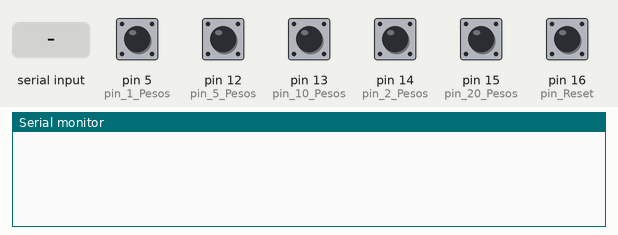
The sketch below on a simulated Arduino Uno, built with avr-gcc and run on an emulated ATmega328P. On the bench: the last lines printed to the serial monitor. The inputs (shaded band) are chosen by the test bench; at power-on: pin 5 (pin_1_Pesos), pin 12 (pin_5_Pesos), pin 13 (pin_10_Pesos), pin 14 (pin_2_Pesos), pin 15 (pin_20_Pesos), pin 16 (pin_Reset) HIGH.

Above: at 1.2 s.
1.3 s: pin 16 (pin_Reset) pulled LOW for 0.15 s
At 2.5 s:
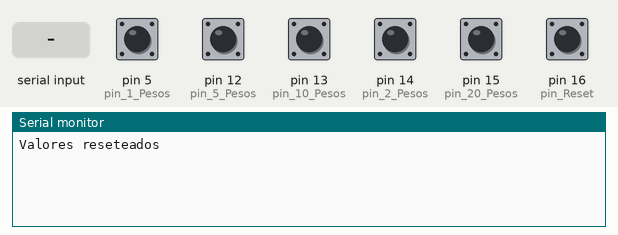
2.9 s: "a" received over Serial
At 4.3 s:
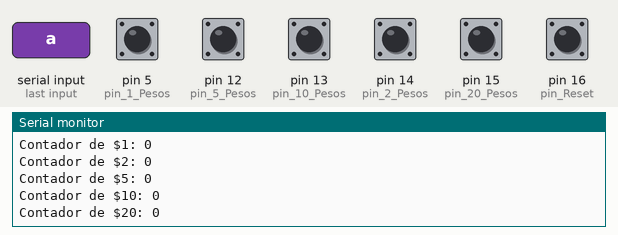
Timing chart, 0 to 5.9 s (numbered marks = the images above; inputs shaded):
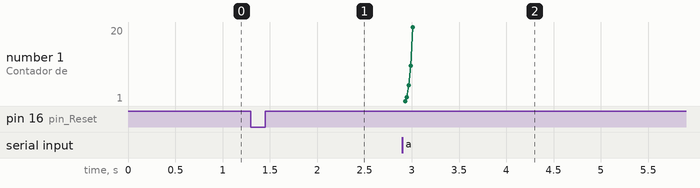

The sketch:

Source-Cointable.ino
```cpp
const int pin_Reset = 16;
const int pin_1_Pesos = 5;
const int pin_2_Pesos = 14;
const int pin_5_Pesos = 12;
const int pin_10_Pesos = 13;
const int pin_20_Pesos = 15;

int counter_1_pesos;
int counter_2_pesos;
int counter_5_pesos;
int counter_10_pesos;
int counter_20_pesos;

bool estado_anterior_reset = HIGH;
bool estado_anterior_1_Pesos = HIGH;
bool estado_anterior_2_Pesos = HIGH;
bool estado_anterior_5_Pesos = HIGH;
bool estado_anterior_10_Pesos = HIGH;
bool estado_anterior_20_Pesos = HIGH;

unsigned long tiempoUltimoEvento = 0;
const unsigned long debounceDelay = 200; //200 ms para evitar rebotes

void setup() {
  Serial.begin(9600);
  pinMode(pin_Reset, INPUT_PULLUP); //Reset Buton
  pinMode(pin_1_Pesos, INPUT_PULLUP); //$1 Coin
  pinMode(pin_2_Pesos, INPUT_PULLUP); //$2 Coin
  pinMode(pin_5_Pesos, INPUT_PULLUP); //$5 Coin
  pinMode(pin_10_Pesos, INPUT_PULLUP); //$10 Coin
  pinMode(pin_20_Pesos, INPUT_PULLUP); //$20 Coin
}

void loop() {

  unsigned long tiempoActual = millis();

  int estado_reset = digitalRead(pin_Reset); //D0 RESET
  int estado_1_pesos = digitalRead(pin_1_Pesos); //D1 $1 Pesos
  int estado_2_pesos = digitalRead(pin_2_Pesos); //D5 $2 Pesos
  int estado_5_pesos = digitalRead(pin_5_Pesos); //D6 $5 Pesos
  int estado_10_pesos = digitalRead(pin_10_Pesos); //D7 $10 Pesos
  int estado_20_pesos = digitalRead(pin_20_Pesos); //D8 $20 Pesos

  if (tiempoActual - tiempoUltimoEvento > debounceDelay){
    //Comando para reset de los contadores
    if (estado_anterior_reset == HIGH && estado_reset == LOW){
      counter_1_pesos = 0;
      counter_2_pesos = 0;
      counter_5_pesos = 0;
      counter_10_pesos = 0;
      counter_20_pesos = 0;
      Serial.print("Valores reseteados");
      tiempoUltimoEvento = tiempoActual;
    }


    //Comando para monedas de un pesos
    if (estado_anterior_1_Pesos == HIGH && estado_1_pesos == LOW){
      counter_1_pesos++;
      tiempoUltimoEvento = tiempoActual;
    }

    //Comando para monedas de dos pesos
    if (estado_anterior_2_Pesos == HIGH && estado_2_pesos == LOW){
      counter_2_pesos++;
      tiempoUltimoEvento = tiempoActual;
    }

    //Comando para monedas de cinco pesos
    if (estado_anterior_5_Pesos == HIGH && estado_5_pesos == LOW){
      counter_5_pesos++;
      tiempoUltimoEvento = tiempoActual;
    }

    //Comando para monedas de diez pesos
    if (estado_anterior_10_Pesos == HIGH && estado_10_pesos == LOW){
      counter_10_pesos++;
      tiempoUltimoEvento = tiempoActual;
    }

    //Comando para monedas de veinte pesos
    if (estado_anterior_20_Pesos == HIGH && estado_20_pesos == LOW){
      counter_20_pesos++;
      tiempoUltimoEvento = tiempoActual;
    }
  }


  //Actualizar el valor de los estados con la ultima entrada
  estado_anterior_reset = estado_reset;
  estado_anterior_1_Pesos = estado_1_pesos;
  estado_anterior_2_Pesos = estado_2_pesos;
  estado_anterior_5_Pesos = estado_5_pesos;
  estado_anterior_10_Pesos = estado_10_pesos;
  estado_anterior_20_Pesos = estado_20_pesos;

  if (Serial.available() > 0){
    char tecla = Serial.read();
    if (tecla == 'a'){
      Serial.println("Los valores guardados son:");
      Serial.print("Contador de $1: ");
      Serial.println(counter_1_pesos);

      Serial.print("Contador de $2: ");
      Serial.println(counter_2_pesos);

      Serial.print("Contador de $5: ");
      Serial.println(counter_5_pesos);

      Serial.print("Contador de $10: ");
      Serial.println(counter_10_pesos);

      Serial.print("Contador de $20: ");
      Serial.println(counter_20_pesos);
    }
  }
}
```

Measured:
- after the input at 1.3 s, the serial monitor: prints a new line at once (image 1)
- after the input at 2.9 s, the serial monitor: prints a new line at once (image 2)
